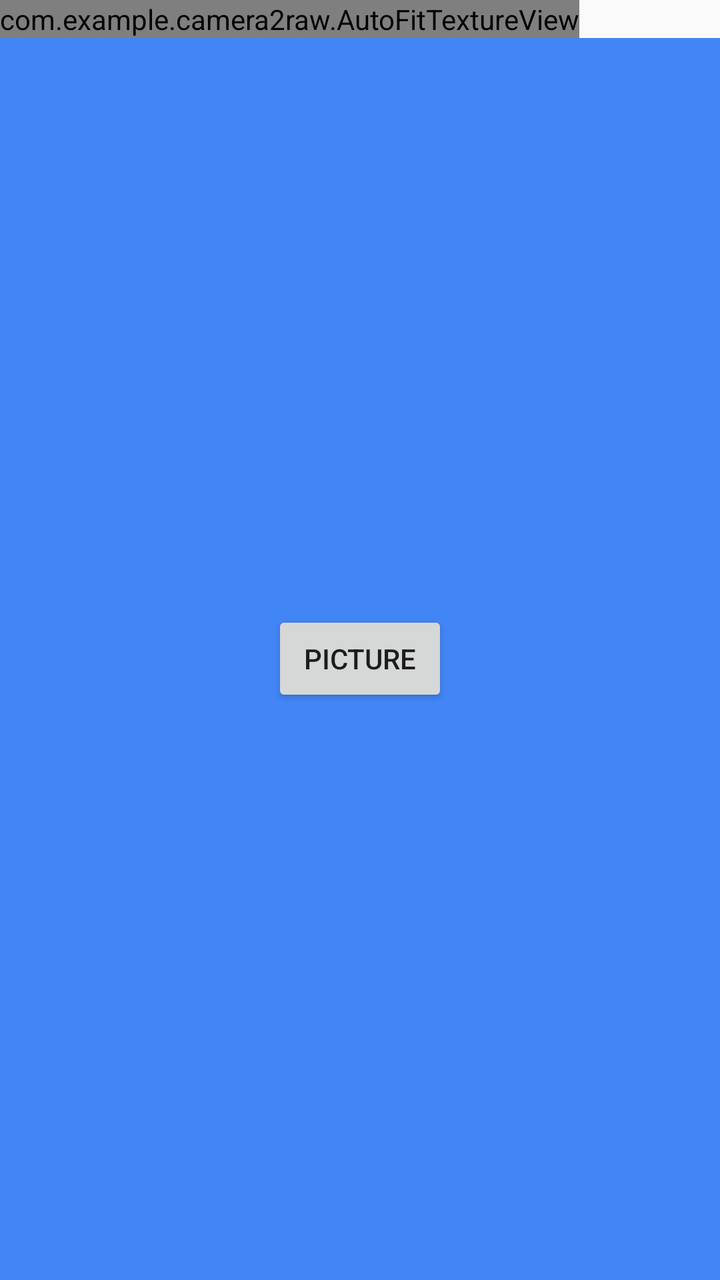
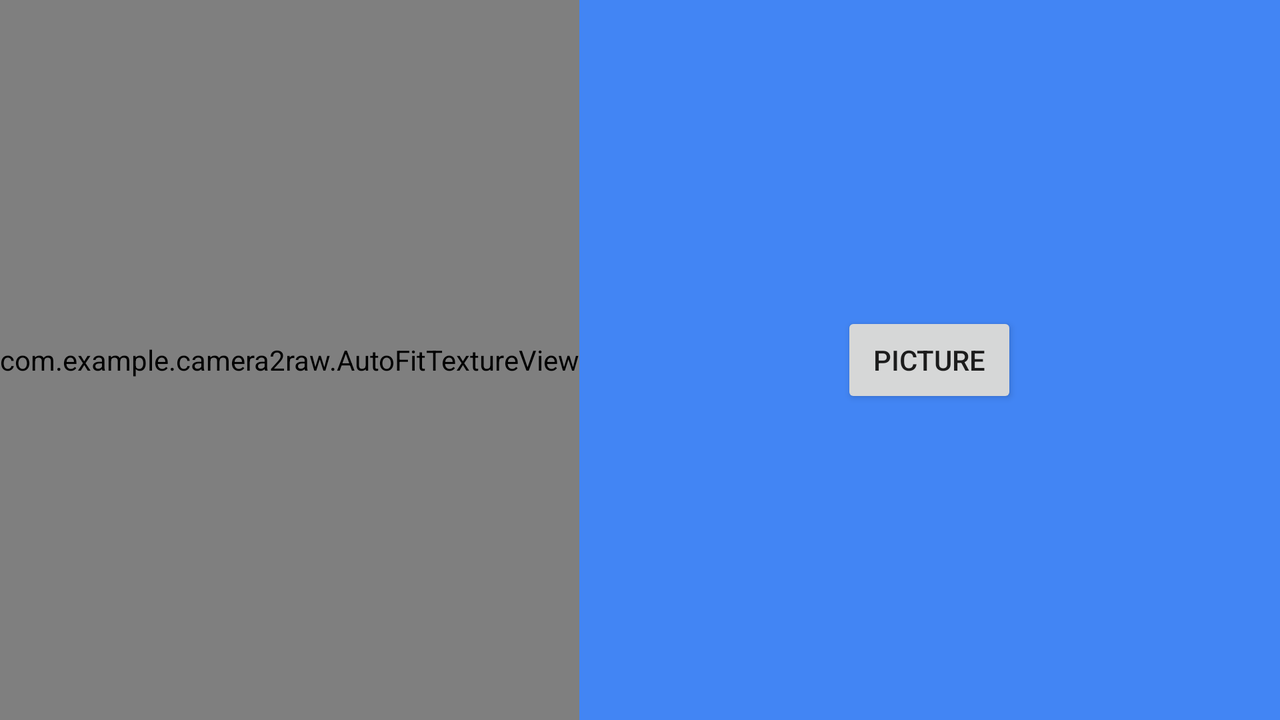

The same Android screen from two of the app's own layout files: first res/layout/ as a phone draws it, then the repository's variant for another configuration, drawn on a device whose configuration selects that folder. Both files follow.
<!-- AndroidManifest.xml: application theme Theme.AppCompat.Light.NoActionBar -->
<!-- res/layout/fragment_camera2_basic.xml -->
<?xml version="1.0" encoding="utf-8"?>
<RelativeLayout xmlns:android="http://schemas.android.com/apk/res/android"
    android:layout_width="match_parent"
    android:layout_height="match_parent">

    <com.example.camera2raw.AutoFitTextureView
        android:id="@+id/texture"
        android:layout_width="wrap_content"
        android:layout_height="wrap_content"
        android:layout_alignParentStart="true"
        android:layout_alignParentTop="true" />

    <FrameLayout
        android:layout_width="match_parent"
        android:layout_height="wrap_content"
        android:layout_alignParentBottom="true"
        android:layout_alignParentStart="true"
        android:layout_below="@id/texture"
        android:background="#4285f4">

        <Button
            android:id="@+id/picture"
            android:layout_width="wrap_content"
            android:layout_height="wrap_content"
            android:layout_gravity="center"
            android:text="@string/picture" />

        <ImageButton
            android:id="@+id/info"
            android:contentDescription="@string/description_info"
            style="@android:style/Widget.Material.Light.Button.Borderless"
            android:layout_width="wrap_content"
            android:layout_height="wrap_content"
            android:layout_gravity="center_vertical|right"
            android:padding="20dp"
            android:src="@mipmap/ic_action_info" />

    </FrameLayout>

</RelativeLayout>
<!-- resources referenced by this layout -->
<resources>
  <string name="description_info">Info</string>
  <string name="picture">Picture</string>
</resources>
<!-- res/layout-land/fragment_camera2_basic.xml (the repository's variant of the layout above) -->
<!-- drawn on the phone turned sideways -->
<?xml version="1.0" encoding="utf-8"?>
<RelativeLayout xmlns:android="http://schemas.android.com/apk/res/android"
    android:layout_width="match_parent"
    android:layout_height="match_parent">

    <com.example.camera2raw.AutoFitTextureView
        android:id="@+id/texture"
        android:layout_width="wrap_content"
        android:layout_height="wrap_content"
        android:layout_alignParentBottom="true"
        android:layout_alignParentStart="true"
        android:layout_alignParentTop="true" />

    <FrameLayout
        android:layout_width="match_parent"
        android:layout_height="wrap_content"
        android:layout_alignParentBottom="true"
        android:layout_alignParentEnd="true"
        android:layout_alignParentTop="true"
        android:layout_below="@id/texture"
        android:layout_toRightOf="@id/texture"
        android:background="#4285f4"
        android:orientation="horizontal">

        <Button
            android:id="@+id/picture"
            android:layout_width="wrap_content"
            android:layout_height="wrap_content"
            android:layout_gravity="center"
            android:text="@string/picture" />

        <ImageButton
            android:id="@+id/info"
            style="@android:style/Widget.Material.Light.Button.Borderless"
            android:layout_width="wrap_content"
            android:layout_height="wrap_content"
            android:layout_gravity="center_horizontal|bottom"
            android:contentDescription="@string/description_info"
            android:padding="20dp"
            android:src="@mipmap/ic_action_info" />


    </FrameLayout>

</RelativeLayout>
